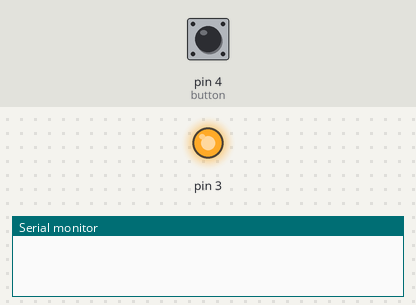
Recording of a program running on a simulated Arduino Uno, built with avr-gcc and run on an emulated ATmega328P. Parts: output pins drawn as LEDs (lit = HIGH), the last lines printed to the serial monitor. The inputs (shaded band) are chosen by the test bench; at power-on: pin 4 (button) HIGH.

Above: at 0.1 s.
At 1.2 s:
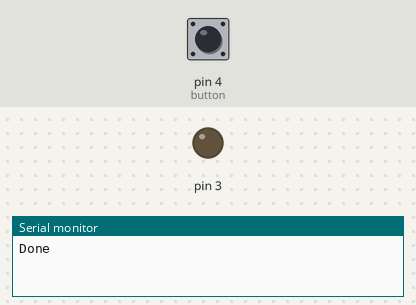
1.3 s: pin 4 (button) pulled LOW for 0.15 s
At 2.3 s:
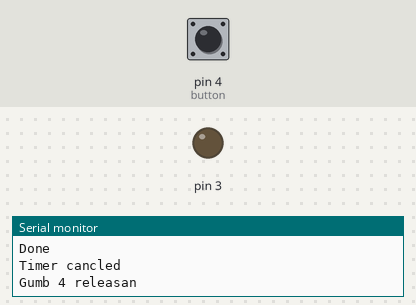
Timing chart, 0 to 4.3 s (numbered marks = the images above; inputs shaded):
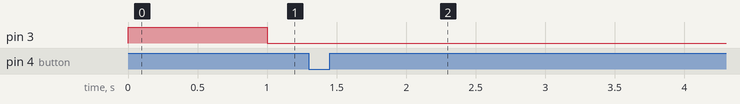

The program:

main.cpp
```cpp
#include <Arduino.h>
#include "button.hpp"
#include "led.hpp"
#include "timer.hpp"

Button button(4, true);

Led led(3, true);

Timer timer(1000, 50);

void button4Press() {
  Serial.println("Timer cancled");
  timer.stopTimer();
}

void button4Release() {
  Serial.println("Gumb 4 releasan");
}

void timerOnComplete() {
  Serial.println("Done");
  led.change();
}

void setup() {
  button.onPress = button4Press;
  button.onRelease = button4Release;
  timer.callback = timerOnComplete;
  Serial.begin(115200);
  timer.startTimer();
}

void loop() {
  button.update();
  timer.check();
}
```

button.cpp
```cpp
#include "button.hpp"


Button::Button(int pin, bool is_pullup = false){
    this->pin = pin;
    this->is_pullup = is_pullup;
    old_state = false;
    last_press = 0;

    if(is_pullup == true){
        pinMode(pin, INPUT_PULLUP);
    }else{
        pinMode(pin, INPUT);
    }
}

bool Button::is_pressed(){
    if(is_pullup == true){
        return !digitalRead(pin);
    }
    return digitalRead(pin);
}

void Button::update(){
    if(last_press + debounce_time > millis()){
        return;
    }

    bool new_state = is_pressed();

    if(old_state != new_state){
        if (onChange)
            onChange();

        if (new_state) {
            if (onPress)
                onPress();
        }
        else {
            if (onRelease)
                onRelease();
        }

        old_state = new_state;
        last_press = millis();
    }
}
```

button.hpp
```cpp
#pragma once

#include <Arduino.h>

typedef void (*buttonCallback)();

class Button{
public:
    buttonCallback onPress;
    buttonCallback onRelease;
    buttonCallback onChange;

    Button(int pin, bool is_pullup = false);

    void update();
    bool is_pressed();

private:

    bool is_pullup;
    int pin;

    bool old_state;

    const int debounce_time = 10;
    int last_press;
};
```

led.cpp
```cpp
#include "led.hpp"

Led::Led(int pin) {
    this->pin = pin;
    pinMode(pin, OUTPUT);
}

Led::Led(int pin, bool on) {
    this->pin = pin;
    pinMode(pin, OUTPUT);
    set(on);
}

bool Led::set(bool on) {
    digitalWrite(pin, on ? HIGH : LOW);
    return on;
}

bool Led::getStatus() {
    return digitalRead(pin);
}

bool Led::change() {
    return set(!getStatus());
}
```

led.hpp
```cpp
#pragma once

#include <Arduino.h>

class Led {
  public:
    Led(int pin);
    Led(int pin, bool on);

    bool getStatus();
    bool set(bool on);
    bool change();

  private:
    int pin;
};
```

timer.cpp
```cpp
#include "timer.hpp"
#include <Arduino.h>

Timer::Timer(unsigned long interval, int repeat = 1) {
    this->interval = interval;
    repetitions = repeat;
}

void Timer::startTimer() {
    counter = 0;
    running = true;
    start = millis();
}

void Timer::stopTimer() {
    running = false;
}

void Timer::check() {
    if (!running) return;
    if (millis() >= start + interval) {
        if (callback)
            callback();
        start = millis();
        counter++;
        if (counter == repetitions) {
            counter = 0;
            running = false;
        }
    }
}
```

timer.hpp
```cpp
#pragma once

typedef void (*callbackFunction)();

class Timer {
  public:
    callbackFunction callback;
    bool running;

    Timer(unsigned long interval, int repeat = 1);
    void startTimer();
    void stopTimer();
    void check();

  private:
    unsigned long start;
    unsigned long interval;
    int repetitions;
    int counter;
};
```

Measured:
- after the input at 1.3 s, pin 3: stops changing and stays LOW
